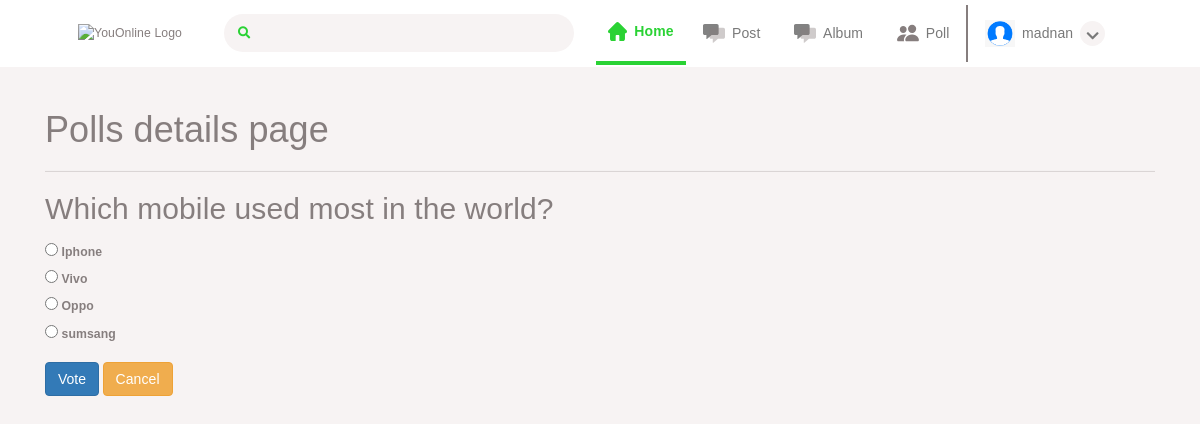
Page /50/ (signed in) on the committed database.
### poll/models.py (models this page shows, shortened)
class Users(AbstractBaseUser):
    email = models.EmailField(verbose_name="email", max_length=60, unique=True)
    username = models.CharField(max_length=30, unique=True)
    date_joined = models.DateTimeField(
        verbose_name='date joined', auto_now_add=True)
    last_login = models.DateTimeField(verbose_name='last login', auto_now=True)
    is_admin = models.BooleanField(default=False)
    is_active = models.BooleanField(default=True)
    is_staff = models.BooleanField(default=False)
    is_superuser = models.BooleanField(default=False)
    gender_choices = [
        ('Male', 'Male'),
        ('Female', 'Female'),
        ('Other', 'Other'),
    ]
    first_name = models.CharField(max_length=100)
    last_name = models.CharField(max_length=100)
    profile_image = models.ImageField(
        upload_to='user_images/%Y/%m', default='media/default.png')
    dob = models.CharField(max_length=100)
    gender = models.CharField(max_length=100, choices=gender_choices)
    mobile_number = models.CharField(max_length=20)
    USERNAME_FIELD = 'username'
    REQUIRED_FIELDS = ['email', 'first_name', 'last_name',
                       'profile_image', 'dob', 'gender', 'mobile_number']
    objects = MyAccountManager()

class Poll(models.Model):
    owner = models.ForeignKey(Users, on_delete=models.CASCADE)
    text = models.CharField(max_length=500)
    pub_date = models.DateTimeField(default=timezone.now)
    active = models.BooleanField(default=True)
    def __str__(self):
        return self.text

class Choice(models.Model):
    poll = models.ForeignKey(Poll, on_delete=models.CASCADE)
    choice_text = models.CharField(max_length=255)

### poll/views.py (the view)
# urls.py: path('<int:poll_id>/', poll_detail, name='detail'),
def poll_detail(request, poll_id):
    poll = get_object_or_404(Poll, id=poll_id)
    if not poll.active:
        return render(request, 'polls/poll_result.html', {'poll': poll})
    loop_count = poll.choice_set.count()
    context = {
        'poll': poll,
        'loop_time': range(0, loop_count),
    }
    return render(request, 'polls/poll_detail.html', context)

### poll/templates/polls/poll_detail.html (shortened to what this page needs)
{% extends 'index.html' %}
{% block content %}
<div class="container">
    <h1>Polls details page</h1>
    <hr>
    <h2 class="mt-3 mb-3">{{ poll }}</h2>
    <form action="{% url 'vote' poll.id %}" method="POST">
        {% for choice in poll.choice_set.all %}
        <input type="radio" name="choice" id="choice{{ forloop.counter }}" value="{{ choice.id }}">
        <label for="choice{{ forloop.counter }}">{{ choice.choice_text }}</label>
        <br>
        {% endfor %}
        <input type="submit" value="Vote" class="btn btn-primary mt-3">
        <a class="btn btn-warning mt-3" href="{% url 'list' %}" role="button">Cancel</a>
    </form>
</div>
{% endblock content %}

### poll/templates/index.html (shortened to what this page needs)
{% load static %}
<!DOCTYPE html>
<head>
    <link href="{% static 'css/bootstrap.min.css' %}" rel="stylesheet" />
    <link rel="stylesheet" href="https://use.fontawesome.com/releases/v5.15.3/css/all.css"
>
    <link rel="stylesheet" href="{% static 'css/style.css' %}">
    <link rel="stylesheet" href="{% static 'css/mainstyle.css' %}" />
    <link rel="stylesheet" href="{% static 'css/signup/signup.css' %}" />
    <link rel="stylesheet" href="{% static 'css/login/login.css' %}" />
    <link rel="stylesheet" href="https://maxcdn.bootstrapcdn.com/bootstrap/3.3.7/css/bootstrap.min.css">
	<link rel="stylesheet" type="text/css" href="{% static 'style.css' %}" />
</head>
<body>
    <div class="theme-container">
        <div class="nav-container">
            {% if user.is_authenticated %}
            <nav class="main-nav-bar">
                <div class="left-bar">
                    <img src="{% static 'images/YouOnline.svg' %}" alt="YouOnline Logo" class="img-fluid logo" />
                    <div class="nav-search">
                        <i class="fas fa-search theme-font"></i>
                        <input type="text" class="search-nav" />
                    </div>
                </div>
                <div class="right-bar">
                    <div class="home-menu">
                        <a href="/" class="nav-item" >
                            <img src="{% static 'images/home-green.svg' %}" alt="home icon" class="nav-icon-home" >
                            <span>Home</span>
                        </a>
                    </div>
                    <div class="message-menu">
                        <a href="{% url 'create-post' %}" class="nav-item">
                            <img src="{% static 'images/messages.svg' %}" alt="home icon" class="nav-icon-message">
                            <span>Post</span>
                        </a>
                    </div>
                    <div class="message-menu">
                        <a href="{% url 'album-all-post' %}" class="nav-item">
                            <img src="{% static 'images/messages.svg' %}" alt="home icon" class="nav-icon-message">
                            <span>Album</span>
                        </a>
                    </div>
                    <div class="friends-menu">
                        <a href="{% url 'list'%}" class="nav-item">
                            <img src="{% static 'images/freinds-dark.svg' %}" alt="home icon" class="nav-icon-friends">
                            <span>Poll</span>
                        </a>
                    </div>
                    <div class="profile-menu">
                        <a href="#" class="nav-item">
                            <img src="{{user.profile_image.url}}" alt="home icon" class="nav-profile-icon" >
                            <span>{{user.username}}</span>
                            <span class="setting-dropdown"><i class="fas fa-chevron-down"></i></span>
                        </a>
                    </div>
                </div>
            </nav>
            {% endif %}
        </div>
    </div>
    <div class="you-container">
    </div>
    {% block content %}
    {% endblock %}
</body>
</html>

### poll/static/css/style.css (style rules this page uses)
* { margin: 0; padding: 0; }
*, *::after, *::before { box-sizing: border-box; }
body { padding: 0; margin: 0; font-family: 'Avenir', sans-serif; font-size:0.875rem; font-weight: normal; line-height: 1.5; background-color: var(--site-background-color); letter-spacing: 0.0075em; color: #867E7E; }
p,ul,h1,h2,h3,h4,h5,h6 { margin:0; padding:0; }
a, a:hover, a:focus { text-decoration: none; }
.theme-font { color: var(--theme-color); }
.theme-container { background-color: var(--card-background-color); position: fixed; top: 0; left: 0; right: 0; z-index: 1000000; transition: all 0.2s ease-out; width: 100%; }
.nav-container { display: flex; justify-content: space-between; align-items: center; padding: 0 6.5%; }
.main-nav-bar { background-color: var(--card-background-color); width: 100%; }
.main-nav-bar, .left-bar, .nav-search, .right-bar, .nav-item, .dark-bg-profile-bottom, .calender-row, .calender-days, .calendar-footer, .write-post, .story-gallery, .post-comment-section, .comment-details,.add-posts-inputs,.post-box-react { display: flex; justify-content: space-between; align-items: center; }
.nav-search { width: 350px; background-color: var(--site-background-color); border-radius: 20px; padding: 0.7rem 1rem; margin-left: 3rem; }
.nav-search .search-nav { width: 90%; background-color: var(--site-background-color); border: 0px; }
.nav-item { padding: 1.4rem 1.2rem; color: #797979; font-size: 1rem; }
.home-menu a { border-bottom: 4px solid var(--theme-color); padding: 1.4rem 0.9rem; font-weight: 600; color:var(--theme-color); }
.nav-item .nav-icon-home { width: 19px; }
.nav-item .nav-icon-friends, .nav-icon-message { width: 22px; }
.nav-item .nav-profile-icon { width: 30px; }
.nav-item img { margin-right: 0.5rem; }
.setting-dropdown { margin-left: 0.5rem; height: 25px; width: 25px; background-color: var(--site-background-color); text-align: center; border-radius: 50%; line-height: 30px; cursor: pointer; }
.friends-menu { border-right: 2px solid #867E7E; line-height: 10px; }
.you-container { padding: 20px 6.5%; margin-top: 70px; }

### poll/static/css/mainstyle.css (style rules this page uses)
* { margin: 0; padding: 0; }
*, *::after, *::before { box-sizing: border-box; }
body, p, ul, h1, h2, h3, h4, h5, h6 { margin: 0; padding: 0; }
a, a:hover, a:focus { text-decoration: none; }
body { font-size: 1.4rem; font-family: 'Avenir', sans-serif; font-weight: normal; color: var(--theme-text-color); letter-spacing: 0.0075em; }

### rows in the picture
Users: profile_image (placeholder picture), username "madnan"
Poll: text "Which mobile used most in the world?"
Choice: choice_text "Iphone"
Choice: choice_text "Vivo"
Choice: choice_text "Oppo"
Choice: choice_text "sumsang"
